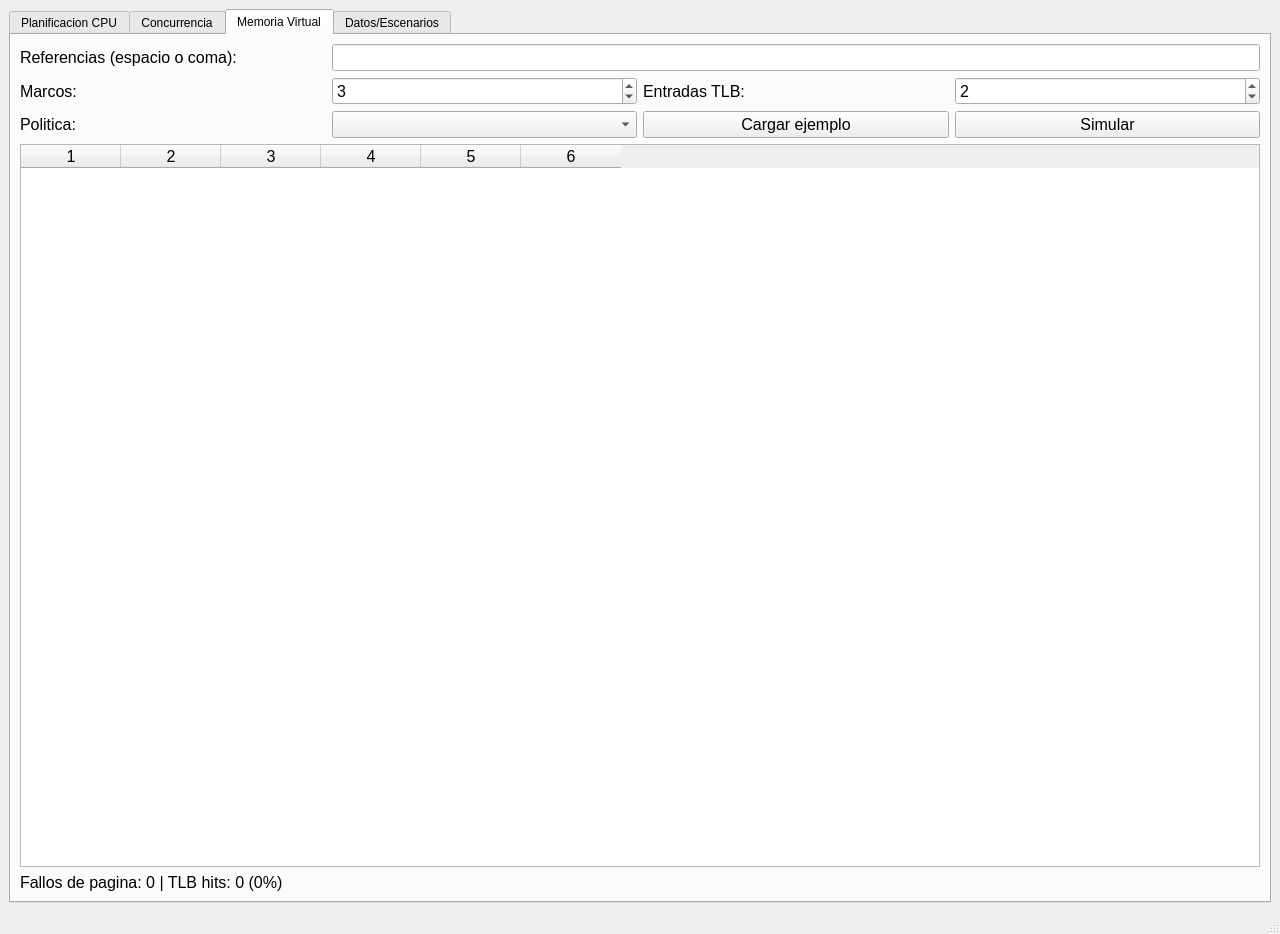
<?xml version="1.0" encoding="UTF-8"?>
<ui version="4.0">
 <class>principal</class>
 <widget class="QMainWindow" name="principal">
  <property name="geometry">
   <rect>
    <x>0</x>
    <y>0</y>
    <width>1280</width>
    <height>934</height>
   </rect>
  </property>
  <property name="windowTitle">
   <string>Simulador de Algoritmos de Planificacion, Semaforos e Interfaz OE con Laboratorios de Memoria Virtual en Linux</string>
  </property>
  <widget class="QWidget" name="centralwidget">
   <layout class="QVBoxLayout" name="mainLayout">
    <item>
     <widget class="QTabWidget" name="tabWidget">
      <property name="currentIndex">
       <number>2</number>
      </property>
      <widget class="QWidget" name="schedulingTab">
       <attribute name="title">
        <string notr="true">Planificacion CPU</string>
       </attribute>
       <layout class="QVBoxLayout" name="schedulingLayout">
        <item>
         <layout class="QHBoxLayout" name="controlBarLayout">
          <item>
           <widget class="QLabel" name="algorithmLabel">
            <property name="text">
             <string>Algoritmo:</string>
            </property>
           </widget>
          </item>
          <item>
           <widget class="QComboBox" name="algorithmCombo"/>
          </item>
          <item>
           <widget class="QLabel" name="quantumLabel">
            <property name="text">
             <string>Quantum:</string>
            </property>
           </widget>
          </item>
          <item>
           <widget class="QSpinBox" name="quantumSpin">
            <property name="minimum">
             <number>1</number>
            </property>
            <property name="maximum">
             <number>1000</number>
            </property>
            <property name="value">
             <number>2</number>
            </property>
           </widget>
          </item>
          <item>
           <widget class="QPushButton" name="addProcessButton">
            <property name="text">
             <string>Agregar proceso</string>
            </property>
           </widget>
          </item>
          <item>
           <widget class="QPushButton" name="removeProcessButton">
            <property name="text">
             <string>Eliminar seleccion</string>
            </property>
           </widget>
          </item>
          <item>
           <widget class="QPushButton" name="loadSampleButton">
            <property name="text">
             <string>Escenario ejemplo</string>
            </property>
           </widget>
          </item>
          <item>
           <widget class="QPushButton" name="clearProcessesButton">
            <property name="text">
             <string>Limpiar</string>
            </property>
           </widget>
          </item>
          <item>
           <spacer name="controlSpacer">
            <property name="orientation">
             <enum>Qt::Horizontal</enum>
            </property>
            <property name="sizeHint" stdset="0">
             <size>
              <width>40</width>
              <height>20</height>
             </size>
            </property>
           </spacer>
          </item>
          <item>
           <widget class="QLabel" name="priorityNoteLabel">
            <property name="text">
             <string>Prioridad baja = mayor prioridad</string>
            </property>
           </widget>
          </item>
         </layout>
        </item>
        <item>
         <widget class="QFrame" name="schedulingFrame">
          <property name="frameShape">
           <enum>QFrame::StyledPanel</enum>
          </property>
          <property name="frameShadow">
           <enum>QFrame::Raised</enum>
          </property>
          <layout class="QHBoxLayout" name="schedulingMainLayout">
           <item>
            <widget class="QFrame" name="scenarioPanel">
             <property name="frameShape">
              <enum>QFrame::NoFrame</enum>
             </property>
             <layout class="QVBoxLayout" name="scenarioLayout">
              <item>
               <widget class="QLabel" name="scenarioTitleLabel">
                <property name="text">
                 <string>Escenario</string>
                </property>
                <property name="alignment">
                 <set>Qt::AlignLeading|Qt::AlignLeft|Qt::AlignVCenter</set>
                </property>
               </widget>
              </item>
              <item>
               <widget class="QTableWidget" name="processTable">
                <property name="editTriggers">
                 <set>QAbstractItemView::AnyKeyPressed|QAbstractItemView::DoubleClicked|QAbstractItemView::EditKeyPressed</set>
                </property>
                <property name="alternatingRowColors">
                 <bool>true</bool>
                </property>
                <property name="selectionMode">
                 <enum>QAbstractItemView::SingleSelection</enum>
                </property>
                <property name="selectionBehavior">
                 <enum>QAbstractItemView::SelectRows</enum>
                </property>
                <property name="columnCount">
                 <number>4</number>
                </property>
                <column/>
                <column/>
                <column/>
                <column/>
               </widget>
              </item>
              <item>
               <layout class="QHBoxLayout" name="scenarioButtonsLayout">
                <item>
                 <widget class="QPushButton" name="loadScenarioButton">
                  <property name="text">
                   <string>Cargar...</string>
                  </property>
                 </widget>
                </item>
                <item>
                 <widget class="QPushButton" name="saveScenarioButton">
                  <property name="text">
                   <string>Guardar</string>
                  </property>
                 </widget>
                </item>
               </layout>
              </item>
              <item>
               <widget class="QCheckBox" name="automaticCheck">
                <property name="text">
                 <string>Automatico</string>
                </property>
               </widget>
              </item>
              <item>
               <widget class="QPushButton" name="startScenarioButton">
                <property name="text">
                 <string>Iniciar</string>
                </property>
               </widget>
              </item>
              <item>
               <widget class="QLabel" name="logTitleLabel">
                <property name="text">
                 <string>Registro</string>
                </property>
               </widget>
              </item>
              <item>
               <widget class="QListWidget" name="logListWidget"/>
              </item>
             </layout>
            </widget>
           </item>
           <item>
            <widget class="QFrame" name="timelinePanel">
             <property name="frameShape">
              <enum>QFrame::NoFrame</enum>
             </property>
             <layout class="QVBoxLayout" name="timelineLayout">
              <item>
               <widget class="QLabel" name="timelineHeadingLabel">
                <property name="text">
                 <string>Linea de tiempo</string>
                </property>
                <property name="alignment">
                 <set>Qt::AlignCenter</set>
                </property>
               </widget>
              </item>
              <item>
               <widget class="ScheduleTimelineWidget" name="timelineWidget" native="true"/>
              </item>
             </layout>
            </widget>
           </item>
           <item>
            <widget class="QFrame" name="metricsPanel">
             <property name="frameShape">
              <enum>QFrame::NoFrame</enum>
             </property>
             <layout class="QVBoxLayout" name="metricsLayout">
              <item>
               <widget class="QFrame" name="waitCard">
                <property name="frameShape">
                 <enum>QFrame::StyledPanel</enum>
                </property>
                <property name="frameShadow">
                 <enum>QFrame::Raised</enum>
                </property>
                <layout class="QVBoxLayout" name="waitCardLayout">
                 <item>
                  <widget class="QLabel" name="waitingLabel">
                   <property name="text">
                    <string>Tiempo de espera</string>
                   </property>
                   <property name="alignment">
                    <set>Qt::AlignCenter</set>
                   </property>
                  </widget>
                 </item>
                 <item>
                  <widget class="QLabel" name="waitingValueLabel">
                   <property name="text">
                    <string>--</string>
                   </property>
                   <property name="alignment">
                    <set>Qt::AlignCenter</set>
                   </property>
                   <property name="margin">
                    <number>4</number>
                   </property>
                  </widget>
                 </item>
                </layout>
               </widget>
              </item>
              <item>
               <widget class="QFrame" name="turnaroundCard">
                <property name="frameShape">
                 <enum>QFrame::StyledPanel</enum>
                </property>
                <property name="frameShadow">
                 <enum>QFrame::Raised</enum>
                </property>
                <layout class="QVBoxLayout" name="turnaroundCardLayout">
                 <item>
                  <widget class="QLabel" name="turnaroundLabel">
                   <property name="text">
                    <string>Tiempo de retorno</string>
                   </property>
                   <property name="alignment">
                    <set>Qt::AlignCenter</set>
                   </property>
                  </widget>
                 </item>
                 <item>
                  <widget class="QLabel" name="turnaroundValueLabel">
                   <property name="text">
                    <string>--</string>
                   </property>
                   <property name="alignment">
                    <set>Qt::AlignCenter</set>
                   </property>
                  </widget>
                 </item>
                </layout>
               </widget>
              </item>
              <item>
               <widget class="QFrame" name="responseCard">
                <property name="frameShape">
                 <enum>QFrame::StyledPanel</enum>
                </property>
                <property name="frameShadow">
                 <enum>QFrame::Raised</enum>
                </property>
                <layout class="QVBoxLayout" name="responseCardLayout">
                 <item>
                  <widget class="QLabel" name="responseLabel">
                   <property name="text">
                    <string>Tiempo de respuesta</string>
                   </property>
                   <property name="alignment">
                    <set>Qt::AlignCenter</set>
                   </property>
                  </widget>
                 </item>
                 <item>
                  <widget class="QLabel" name="responseValueLabel">
                   <property name="text">
                    <string>--</string>
                   </property>
                   <property name="alignment">
                    <set>Qt::AlignCenter</set>
                   </property>
                  </widget>
                 </item>
                </layout>
               </widget>
              </item>
              <item>
               <widget class="QFrame" name="cpuCard">
                <property name="frameShape">
                 <enum>QFrame::StyledPanel</enum>
                </property>
                <property name="frameShadow">
                 <enum>QFrame::Raised</enum>
                </property>
                <layout class="QVBoxLayout" name="cpuCardLayout">
                 <item>
                  <widget class="QLabel" name="cpuLabel">
                   <property name="text">
                    <string>Uso de CPU</string>
                   </property>
                   <property name="alignment">
                    <set>Qt::AlignCenter</set>
                   </property>
                  </widget>
                 </item>
                 <item>
                  <widget class="QLabel" name="cpuValueLabel">
                   <property name="text">
                    <string>--</string>
                   </property>
                   <property name="alignment">
                    <set>Qt::AlignCenter</set>
                   </property>
                  </widget>
                 </item>
                </layout>
               </widget>
              </item>
              <item>
               <spacer name="metricsSpacer">
                <property name="orientation">
                 <enum>Qt::Vertical</enum>
                </property>
                <property name="sizeHint" stdset="0">
                 <size>
                  <width>20</width>
                  <height>40</height>
                 </size>
                </property>
               </spacer>
              </item>
             </layout>
            </widget>
           </item>
          </layout>
         </widget>
        </item>
        <item>
         <layout class="QHBoxLayout" name="exportLayout">
          <item>
           <spacer name="exportSpacer">
            <property name="orientation">
             <enum>Qt::Horizontal</enum>
            </property>
            <property name="sizeHint" stdset="0">
             <size>
              <width>40</width>
              <height>20</height>
             </size>
            </property>
           </spacer>
          </item>
          <item>
           <widget class="QPushButton" name="exportCsvButton">
            <property name="text">
             <string>Exportar a CSV</string>
            </property>
           </widget>
          </item>
          <item>
           <widget class="QPushButton" name="exportImageButton">
            <property name="text">
             <string>Exportar a imagen</string>
            </property>
           </widget>
          </item>
         </layout>
        </item>
       </layout>
      </widget>
      <widget class="QWidget" name="concurrencyTab">
       <attribute name="title">
        <string>Concurrencia</string>
       </attribute>
       <layout class="QVBoxLayout" name="concurrencyLayout">
        <item>
         <layout class="QHBoxLayout" name="concurrencyHeaderLayout">
          <item>
           <widget class="QLabel" name="scenarioLabel">
            <property name="text">
             <string>Escenario:</string>
            </property>
           </widget>
          </item>
          <item>
           <widget class="QComboBox" name="scenarioCombo"/>
          </item>
          <item>
           <widget class="QPushButton" name="runScenarioButton">
            <property name="text">
             <string>Simular</string>
            </property>
           </widget>
          </item>
          <item>
           <spacer name="concurrencyHeaderSpacer">
            <property name="orientation">
             <enum>Qt::Horizontal</enum>
            </property>
            <property name="sizeHint" stdset="0">
             <size>
              <width>0</width>
              <height>0</height>
             </size>
            </property>
           </spacer>
          </item>
         </layout>
        </item>
        <item>
         <layout class="QGridLayout" name="scenarioGrid">
          <item row="0" column="0">
           <widget class="QLabel" name="producerLabel">
            <property name="text">
             <string>Productores:</string>
            </property>
           </widget>
          </item>
          <item row="0" column="1">
           <widget class="QSpinBox" name="producerSpin">
            <property name="minimum">
             <number>1</number>
            </property>
            <property name="value">
             <number>2</number>
            </property>
           </widget>
          </item>
          <item row="0" column="2">
           <widget class="QLabel" name="consumerLabel">
            <property name="text">
             <string>Consumidores:</string>
            </property>
           </widget>
          </item>
          <item row="0" column="3">
           <widget class="QSpinBox" name="consumerSpin">
            <property name="minimum">
             <number>1</number>
            </property>
            <property name="value">
             <number>2</number>
            </property>
           </widget>
          </item>
          <item row="1" column="0">
           <widget class="QLabel" name="bufferLabel">
            <property name="text">
             <string>Tamano buffer:</string>
            </property>
           </widget>
          </item>
          <item row="1" column="1">
           <widget class="QSpinBox" name="bufferSpin">
            <property name="minimum">
             <number>1</number>
            </property>
            <property name="maximum">
             <number>64</number>
            </property>
            <property name="value">
             <number>5</number>
            </property>
           </widget>
          </item>
          <item row="1" column="2">
           <widget class="QLabel" name="cycleLabel">
            <property name="text">
             <string>Ciclos:</string>
            </property>
           </widget>
          </item>
          <item row="1" column="3">
           <widget class="QSpinBox" name="cycleSpin">
            <property name="minimum">
             <number>1</number>
            </property>
            <property name="maximum">
             <number>20</number>
            </property>
            <property name="value">
             <number>3</number>
            </property>
           </widget>
          </item>
          <item row="2" column="0">
           <widget class="QLabel" name="readerLabel">
            <property name="text">
             <string>Lectores:</string>
            </property>
           </widget>
          </item>
          <item row="2" column="1">
           <widget class="QSpinBox" name="readerSpin">
            <property name="minimum">
             <number>1</number>
            </property>
            <property name="value">
             <number>3</number>
            </property>
           </widget>
          </item>
          <item row="2" column="2">
           <widget class="QLabel" name="writerLabel">
            <property name="text">
             <string>Escritores:</string>
            </property>
           </widget>
          </item>
          <item row="2" column="3">
           <widget class="QSpinBox" name="writerSpin">
            <property name="minimum">
             <number>1</number>
            </property>
            <property name="value">
             <number>2</number>
            </property>
           </widget>
          </item>
          <item row="3" column="0">
           <widget class="QLabel" name="chairsLabel">
            <property name="text">
             <string>Sillas:</string>
            </property>
           </widget>
          </item>
          <item row="3" column="1">
           <widget class="QSpinBox" name="chairsSpin">
            <property name="minimum">
             <number>0</number>
            </property>
            <property name="maximum">
             <number>10</number>
            </property>
            <property name="value">
             <number>3</number>
            </property>
           </widget>
          </item>
          <item row="3" column="2">
           <widget class="QLabel" name="customersLabel">
            <property name="text">
             <string>Clientes:</string>
            </property>
           </widget>
          </item>
          <item row="3" column="3">
           <widget class="QSpinBox" name="customersSpin">
            <property name="minimum">
             <number>1</number>
            </property>
            <property name="maximum">
             <number>40</number>
            </property>
            <property name="value">
             <number>10</number>
            </property>
           </widget>
          </item>
         </layout>
        </item>
        <item>
         <widget class="QTableWidget" name="concurrencyTable">
          <property name="alternatingRowColors">
           <bool>true</bool>
          </property>
          <property name="selectionMode">
           <enum>QAbstractItemView::NoSelection</enum>
          </property>
          <property name="columnCount">
           <number>4</number>
          </property>
          <column/>
          <column/>
          <column/>
          <column/>
         </widget>
        </item>
        <item>
         <widget class="QLabel" name="concurrencySummaryLabel">
          <property name="text">
           <string>Pasos generados: 0</string>
          </property>
         </widget>
        </item>
       </layout>
      </widget>
      <widget class="QWidget" name="memoryTab">
       <property name="font">
        <font>
         <pointsize>12</pointsize>
        </font>
       </property>
       <attribute name="title">
        <string>Memoria Virtual</string>
       </attribute>
       <layout class="QVBoxLayout" name="memoryLayout">
        <item>
         <layout class="QGridLayout" name="memoryInputGrid">
          <item row="0" column="0">
           <widget class="QLabel" name="referenceLabel">
            <property name="text">
             <string>Referencias (espacio o coma):</string>
            </property>
           </widget>
          </item>
          <item row="0" column="1" colspan="3">
           <widget class="QLineEdit" name="referenceLine"/>
          </item>
          <item row="1" column="0">
           <widget class="QLabel" name="framesLabel">
            <property name="text">
             <string>Marcos:</string>
            </property>
           </widget>
          </item>
          <item row="1" column="1">
           <widget class="QSpinBox" name="framesSpin">
            <property name="minimum">
             <number>1</number>
            </property>
            <property name="maximum">
             <number>12</number>
            </property>
            <property name="value">
             <number>3</number>
            </property>
           </widget>
          </item>
          <item row="1" column="2">
           <widget class="QLabel" name="tlbLabel">
            <property name="text">
             <string>Entradas TLB:</string>
            </property>
           </widget>
          </item>
          <item row="1" column="3">
           <widget class="QSpinBox" name="tlbSpin">
            <property name="minimum">
             <number>0</number>
            </property>
            <property name="maximum">
             <number>12</number>
            </property>
            <property name="value">
             <number>2</number>
            </property>
           </widget>
          </item>
          <item row="2" column="0">
           <widget class="QLabel" name="policyLabel">
            <property name="text">
             <string>Politica:</string>
            </property>
           </widget>
          </item>
          <item row="2" column="1">
           <widget class="QComboBox" name="policyCombo"/>
          </item>
          <item row="2" column="2">
           <widget class="QPushButton" name="sampleReferenceButton">
            <property name="text">
             <string>Cargar ejemplo</string>
            </property>
           </widget>
          </item>
          <item row="2" column="3">
           <widget class="QPushButton" name="runMemoryButton">
            <property name="text">
             <string>Simular</string>
            </property>
           </widget>
          </item>
         </layout>
        </item>
        <item>
         <widget class="QTableWidget" name="memoryTable">
          <property name="alternatingRowColors">
           <bool>true</bool>
          </property>
          <property name="selectionMode">
           <enum>QAbstractItemView::NoSelection</enum>
          </property>
          <property name="columnCount">
           <number>6</number>
          </property>
          <column/>
          <column/>
          <column/>
          <column/>
          <column/>
          <column/>
         </widget>
        </item>
        <item>
         <widget class="QLabel" name="memorySummaryLabel">
          <property name="text">
           <string>Fallos de pagina: 0 | TLB hits: 0 (0%)</string>
          </property>
         </widget>
        </item>
       </layout>
      </widget>
      <widget class="QWidget" name="dataTab">
       <attribute name="title">
        <string>Datos/Escenarios</string>
       </attribute>
       <layout class="QVBoxLayout" name="dataLayout">
        <item>
         <widget class="QLabel" name="dataPlaceholderLabel">
          <property name="text">
           <string>Anade aqui materiales adicionales o documentacion del laboratorio.</string>
          </property>
          <property name="alignment">
           <set>Qt::AlignCenter</set>
          </property>
         </widget>
        </item>
       </layout>
      </widget>
     </widget>
    </item>
   </layout>
  </widget>
  <widget class="QStatusBar" name="statusbar"/>
 </widget>
 <customwidgets>
  <customwidget>
   <class>ScheduleTimelineWidget</class>
   <extends>QWidget</extends>
   <header>widgets/scheduletimelinewidget.h</header>
  </customwidget>
 </customwidgets>
 <resources/>
 <connections/>
</ui>
